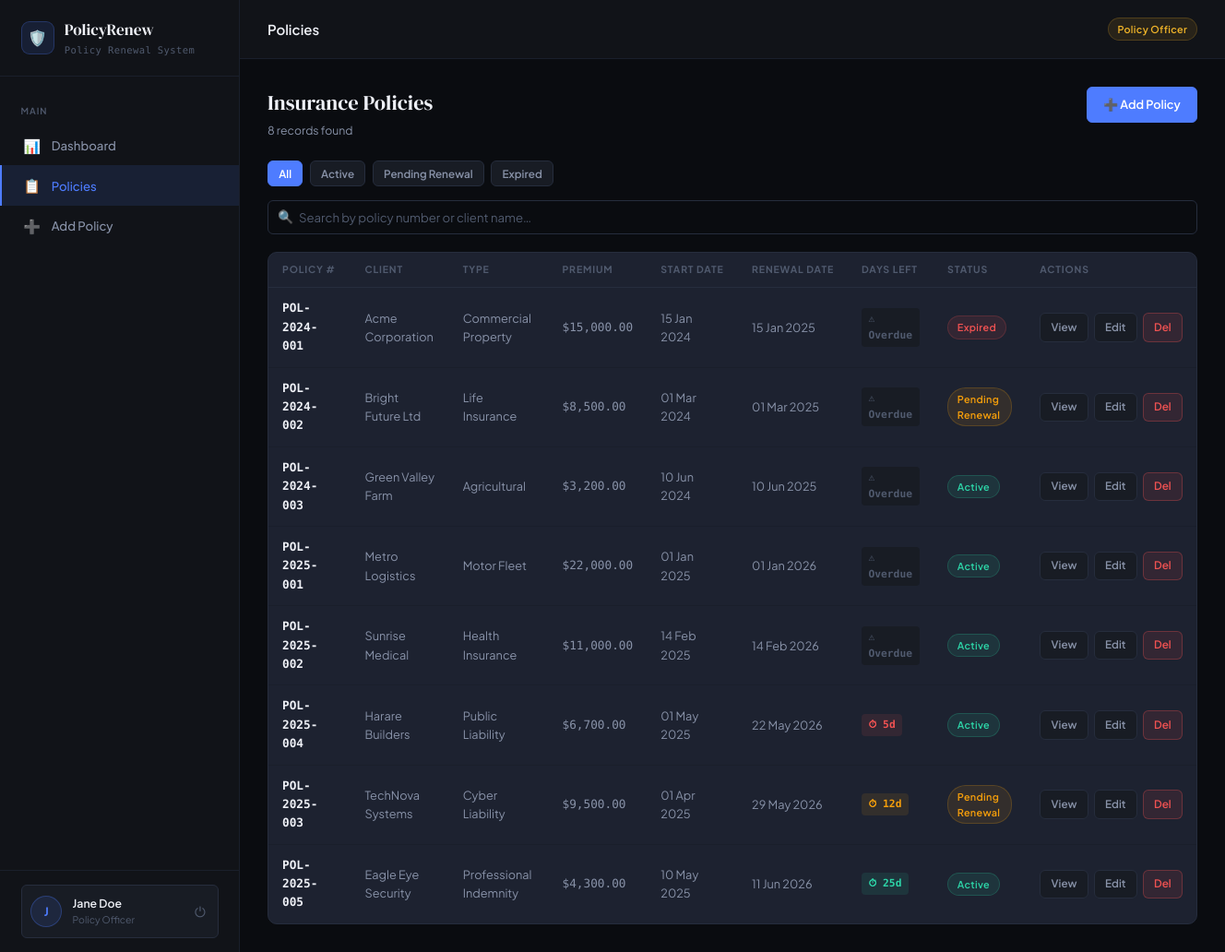
/index.php?page=policies (signed in), run on the app's committed database.
### tables this page shows
CREATE TABLE IF NOT EXISTS users (
    id          INT UNSIGNED AUTO_INCREMENT PRIMARY KEY,
    full_name   VARCHAR(150)    NOT NULL,
    email       VARCHAR(200)    NOT NULL UNIQUE,
    password    VARCHAR(255)    NOT NULL,
    role        ENUM('admin','policy_officer','viewer') NOT NULL DEFAULT 'viewer',
    is_active   TINYINT(1)      NOT NULL DEFAULT 1,
    created_at  DATETIME        NOT NULL DEFAULT CURRENT_TIMESTAMP,
    updated_at  DATETIME        NOT NULL DEFAULT CURRENT_TIMESTAMP ON UPDATE CURRENT_TIMESTAMP
);

CREATE TABLE IF NOT EXISTS policies (
    id              INT UNSIGNED AUTO_INCREMENT PRIMARY KEY,
    policy_number   VARCHAR(50)     NOT NULL UNIQUE,
    client_name     VARCHAR(150)    NOT NULL,
    insurance_type  VARCHAR(100)    NOT NULL,
    premium_amount  DECIMAL(12,2)   NOT NULL,
    start_date      DATE            NOT NULL,
    renewal_date    DATE            NOT NULL,
    status          ENUM('active','expired','pending_renewal') NOT NULL DEFAULT 'active',
    created_by      INT UNSIGNED    NOT NULL,
    created_at      DATETIME        NOT NULL DEFAULT CURRENT_TIMESTAMP,
    updated_at      DATETIME        NOT NULL DEFAULT CURRENT_TIMESTAMP ON UPDATE CURRENT_TIMESTAMP,
    CONSTRAINT fk_policy_created_by FOREIGN KEY (created_by) REFERENCES users(id) ON UPDATE CASCADE
);

### controllers/PolicyController.php (called while the page is built, shortened)
<?php
class PolicyController
{
    private PolicyService  $policyService;
    public function __construct(
        PolicyService   $policyService,
        DocumentService $docService,
        AuthService     $authService,
        ActivityLogger  $logger
    ) {
        $this->policyService = $policyService;
    }
    public function handle(string $action, User $currentUser): void
    {
        match ($action) {
            'create' => $this->create($currentUser),
            'edit'   => $this->edit($currentUser),
            'delete' => $this->delete($currentUser),
            'view'   => $this->view($currentUser),
            default  => $this->index($currentUser),
        };
    }
    private function index(User $currentUser): void
    {
        $filters  = [
            'status' => $_GET['status'] ?? '',
            'search' => $_GET['search'] ?? '',
        ];
        $policies = $this->policyService->getAll($filters);
        require VIEW_DIR . '/policies/list.php';
    }
}

### models/User.php (called while the page is built, shortened)
<?php
class User
{
    public string $role;
    public function __construct(array $row)
    {
        $this->fullName  =        $row['full_name'];
        $this->role      =        $row['role'];
    }
    public function canManagePolicies(): bool
    {
        return in_array($this->role, ['admin', 'policy_officer'], true);
    }
    public function getRoleLabel(): string
    {
        return match ($this->role) {
            'admin'          => 'Administrator',
            'policy_officer' => 'Policy Officer',
            'viewer'         => 'Viewer',
            default          => 'Unknown',
        };
    }
}

### services/AuthService.php (called while the page is built, shortened)
<?php
class AuthService
{
    private PDO $db;
    public function __construct(PDO $db)
    {
        $this->db = $db;
    }
    public function getCurrentUser(): ?User
    {
        $stmt = $this->db->prepare('SELECT * FROM users WHERE id = :id AND is_active = 1 LIMIT 1');
        $stmt->execute([':id' => $_SESSION['user_id']]);
        $row = $stmt->fetch();
        return $row ? new User($row) : null;
    }
    public function requireLogin(): User
    {
        $user = $this->getCurrentUser();
        return $user;
    }
}

### services/PolicyService.php (called while the page is built, shortened)
<?php
class PolicyService
{
    private PDO $db;
    public function __construct(PDO $db)
    {
        $this->db = $db;
    }
    public function getAll(array $filters = []): array
    {
        $sql = "SELECT p.*, u.full_name AS creator_name
                FROM policies p
                JOIN users u ON u.id = p.created_by
                WHERE 1=1";
        $params = [];
        $sql .= ' ORDER BY p.renewal_date ASC';
        $stmt = $this->db->prepare($sql);
        $stmt->execute($params);
        return array_map(fn($r) => new Policy($r), $stmt->fetchAll());
    }
}

### models/Policy.php (called while the page is built, shortened)
<?php
class Policy
{
    public string $renewalDate;
    public string $status;
    public function __construct(array $row)
    {
        $this->id            = (int)   $row['id'];
        $this->policyNumber  =         $row['policy_number'];
        $this->clientName    =         $row['client_name'];
        $this->insuranceType =         $row['insurance_type'];
        $this->premiumAmount = (float) $row['premium_amount'];
        $this->startDate     =         $row['start_date'];
        $this->renewalDate   =         $row['renewal_date'];
        $this->status        =         $row['status'];
    }
    public function getDaysUntilRenewal(): int
    {
        $today   = new DateTimeImmutable('today');
        $renewal = new DateTimeImmutable($this->renewalDate);
        return (int) $today->diff($renewal)->days * ($renewal >= $today ? 1 : -1);
    }
    public function getStatusLabel(): string
    {
        return match ($this->status) {
            'active'          => 'Active',
            'expired'         => 'Expired',
            'pending_renewal' => 'Pending Renewal',
            default           => 'Unknown',
        };
    }
    public function getStatusBadgeClass(): string
    {
        return match ($this->status) {
            'active'          => 'badge-active',
            'expired'         => 'badge-expired',
            'pending_renewal' => 'badge-pending',
            default           => '',
        };
    }
}

### views/policies/list.php (the view, shortened to what this page needs)
<?php
$pageTitle  = 'Policies';
$activePage = 'policies';
require __DIR__ . '/../partials/header.php';
$currentStatus = $_GET['status'] ?? '';
$currentSearch = $_GET['search'] ?? '';
?>
<div class="page-header animate-in">
  <div class="page-header-text">
    <h2>Insurance Policies</h2>
    <p><?= count($policies) ?> record<?= count($policies) !== 1 ? 's' : '' ?> found</p>
  </div>
  <?php if ($currentUser->canManagePolicies()): ?>
    <a href="<?= APP_URL ?>/index.php?page=policies&action=create" class="btn btn-primary">
      ➕ Add Policy
    </a>
  <?php endif; ?>
</div>
<div class="d-flex gap-1 mb-2 animate-in animate-in-delay-1" style="flex-wrap:wrap">
  <?php
    $tabs = [''=>'All', 'active'=>'Active', 'pending_renewal'=>'Pending Renewal', 'expired'=>'Expired'];
    foreach ($tabs as $val => $label):
  ?>
    <button class="btn <?= $currentStatus === $val ? 'btn-primary' : 'btn-secondary' ?> btn-sm"
            data-filter="<?= $val ?>">
      <?= $label ?>
    </button>
  <?php endforeach; ?>
</div>
<div class="search-bar animate-in animate-in-delay-2">
  <div class="search-input-wrap">
    <span class="search-icon">🔍</span>
    <input type="text" class="form-control" id="searchInput"
           placeholder="Search by policy number or client name…"
           value="<?= htmlspecialchars($currentSearch) ?>" />
  </div>
</div>
<div class="card animate-in animate-in-delay-3">
  <?php if (empty($policies)): ?>
    <div class="empty-state">
      <div class="empty-icon">📭</div>
      <p>No policies found<?= $currentSearch ? ' matching "' . htmlspecialchars($currentSearch) . '"' : '' ?>.</p>
      <?php if ($currentUser->canManagePolicies()): ?>
        <a href="<?= APP_URL ?>/index.php?page=policies&action=create"
           class="btn btn-primary" style="margin-top:1rem">Add First Policy</a>
      <?php endif; ?>
    </div>
  <?php else: ?>
    <div class="table-wrap">
      <table>
        <thead>
          <tr>
            <th>Policy #</th>
            <th>Client</th>
            <th>Type</th>
            <th>Premium</th>
            <th>Start Date</th>
            <th>Renewal Date</th>
            <th>Days Left</th>
            <th>Status</th>
            <th>Actions</th>
          </tr>
        </thead>
        <tbody>
          <?php foreach ($policies as $p): ?>
            <?php
              $days = $p->getDaysUntilRenewal();
              $daysClass = $days < 0 ? 'past' : ($days <= 7 ? 'urgent' : ($days <= 14 ? 'warning' : 'normal'));
            ?>
            <tr>
              <td class="td-bold"><?= htmlspecialchars($p->policyNumber) ?></td>
              <td><?= htmlspecialchars($p->clientName) ?></td>
              <td><?= htmlspecialchars($p->insuranceType) ?></td>
              <td class="mono">$<?= number_format($p->premiumAmount, 2) ?></td>
              <td><?= date('d M Y', strtotime($p->startDate)) ?></td>
              <td><?= date('d M Y', strtotime($p->renewalDate)) ?></td>
              <td>
                <span class="renewal-days <?= $daysClass ?>">
                  <?= $days >= 0 ? '⏱ ' . $days . 'd' : '⚠ Overdue' ?>
                </span>
              </td>
              <td>
                <span class="badge <?= $p->getStatusBadgeClass() ?>"><?= $p->getStatusLabel() ?></span>
              </td>
              <td>
                <div class="td-actions">
                  <a href="<?= APP_URL ?>/index.php?page=policies&action=view&id=<?= $p->id ?>"
                     class="btn btn-secondary btn-sm">View</a>
                  <?php if ($currentUser->canManagePolicies()): ?>
                    <a href="<?= APP_URL ?>/index.php?page=policies&action=edit&id=<?= $p->id ?>"
                       class="btn btn-secondary btn-sm">Edit</a>
                    <a href="<?= APP_URL ?>/index.php?page=policies&action=delete&id=<?= $p->id ?>"
                       class="btn btn-danger btn-sm"
                       data-confirm="Delete policy <?= htmlspecialchars($p->policyNumber) ?>? This cannot be undone.">
                      Del
                    </a>
                  <?php endif; ?>
                </div>
              </td>
            </tr>
          <?php endforeach; ?>
        </tbody>
      </table>
    </div>
  <?php endif; ?>
</div>
<?php require __DIR__ . '/../partials/footer.php'; ?>

### index.php (shortened to what this page needs)
<?php
require_once __DIR__ . '/models/User.php';
require_once __DIR__ . '/models/Policy.php';
require_once __DIR__ . '/services/AuthService.php';
require_once __DIR__ . '/services/PolicyService.php';
require_once __DIR__ . '/controllers/PolicyController.php';
$db             = Database::getInstance();
$auth           = new AuthService($db);
$logger         = new ActivityLogger($db);
$policyService  = new PolicyService($db);
$docService     = new DocumentService($db);
$policyCtrl = new PolicyController($policyService, $docService, $auth, $logger);
$page   = preg_replace('/[^a-z_]/', '', strtolower($_GET['page']   ?? 'dashboard'));
$action = preg_replace('/[^a-z_]/', '', strtolower($_GET['action'] ?? 'index'));
$currentUser = $auth->requireLogin();
switch ($page) {
    case 'policies':
        $policyCtrl->handle($action, $currentUser);
        break;
}

### views/partials/header.php (shortened to what this page needs)
<?php
$activePage  = $activePage  ?? '';
$pageTitle   = $pageTitle   ?? 'Dashboard';
$currentUser = $currentUser ?? null;
?>
<!DOCTYPE html>
<html lang="en">
<head>
  <link rel="stylesheet" href="<?= APP_URL ?>/assets/css/style.css" />
</head>
<body>
<?php if ($currentUser): ?>
<div class="app-shell">
  <aside class="sidebar" id="sidebar">
    <div class="sidebar-header">
      <div class="sidebar-logo-mark">🛡️</div>
      <div>
        <div class="brand"><?= APP_NAME ?></div>
        <div class="tagline">Policy Renewal System</div>
      </div>
    </div>
    <nav class="sidebar-nav">
      <div class="nav-section-label">Main</div>
      <a class="nav-item <?= $activePage === 'dashboard' ? 'active' : '' ?>"
         href="<?= APP_URL ?>/index.php?page=dashboard">
        <span class="nav-icon">📊</span> Dashboard
      </a>
      <a class="nav-item <?= $activePage === 'policies' ? 'active' : '' ?>"
         href="<?= APP_URL ?>/index.php?page=policies">
        <span class="nav-icon">📋</span> Policies
      </a>
      <?php if ($currentUser->canManagePolicies()): ?>
      <a class="nav-item <?= $activePage === 'policies_add' ? 'active' : '' ?>"
         href="<?= APP_URL ?>/index.php?page=policies&action=create">
        <span class="nav-icon">➕</span> Add Policy
      </a>
      <?php endif; ?>
    </nav>
    <div class="sidebar-footer">
      <div class="user-pill">
        <div class="user-avatar">
          <?= strtoupper(substr($currentUser->fullName, 0, 1)) ?>
        </div>
        <div class="user-info">
          <div class="user-name"><?= htmlspecialchars($currentUser->fullName) ?></div>
          <div class="user-role"><?= $currentUser->getRoleLabel() ?></div>
        </div>
        <a href="<?= APP_URL ?>/index.php?page=logout" class="logout-btn" title="Logout">⏻</a>
      </div>
    </div>
  </aside>
  <main class="main-content">
    <div class="topbar">
      <span class="topbar-title"><?= htmlspecialchars($pageTitle) ?></span>
      <div class="topbar-actions">
        <span class="badge badge-<?= $currentUser->role === 'admin' ? 'admin' : ($currentUser->role === 'policy_officer' ? 'officer' : 'viewer') ?>">
          <?= $currentUser->getRoleLabel() ?>
        </span>
      </div>
    </div>
    <div class="page-body">
<?php else: ?>
<div class="auth-page">
<?php endif; ?>

### views/partials/footer.php (shortened to what this page needs)
<?php if (!empty($currentUser)): ?>
    </div>
  </main>
</div>
<?php else: ?>
</div>
<?php endif; ?>
</body>
</html>

### data on the page
users: full_name "J", full_name "Jane Doe", role "Policy Officer"
policies: policy_number "POL-2024-001", client_name "Acme Corporation", insurance_type "Commercial Property", premium_amount "15,000.00", start_date "15 Jan 2024", renewal_date "15 Jan 2025", shows "⚠ Overdue", status "Expired"
policies: policy_number "POL-2024-002", client_name "Bright Future Ltd", insurance_type "Life Insurance", premium_amount "8,500.00", start_date "01 Mar 2024", renewal_date "01 Mar 2025", shows "⚠ Overdue", status "Pending Renewal"
policies: policy_number "POL-2024-003", client_name "Green Valley Farm", insurance_type "Agricultural", premium_amount "3,200.00", start_date "10 Jun 2024", renewal_date "10 Jun 2025", shows "⚠ Overdue", status "Active"
policies: policy_number "POL-2025-001", client_name "Metro Logistics", insurance_type "Motor Fleet", premium_amount "22,000.00", start_date "01 Jan 2025", renewal_date "01 Jan 2026", shows "⚠ Overdue", status "Active"
policies: policy_number "POL-2025-002", client_name "Sunrise Medical", insurance_type "Health Insurance", premium_amount "11,000.00", start_date "14 Feb 2025", renewal_date "14 Feb 2026", shows "⚠ Overdue", status "Active"
policies: policy_number "POL-2025-004", client_name "Harare Builders", insurance_type "Public Liability", premium_amount "6,700.00", start_date "01 May 2025", renewal_date "22 May 2026", renewal_date "5", status "Active"
policies: policy_number "POL-2025-003", client_name "TechNova Systems", insurance_type "Cyber Liability", premium_amount "9,500.00", start_date "01 Apr 2025", renewal_date "29 May 2026", renewal_date "12", status "Pending Renewal"
policies: policy_number "POL-2025-005", client_name "Eagle Eye Security", insurance_type "Professional Indemnity", premium_amount "4,300.00", start_date "10 May 2025", renewal_date "11 Jun 2026", renewal_date "25", status "Active"

### other printed values
APP_NAME "PolicyRenew"
$pageTitle "Policies"
count($policies) "8"
$label "All"
$label "Active"
$label "Pending Renewal"
$label "Expired"
